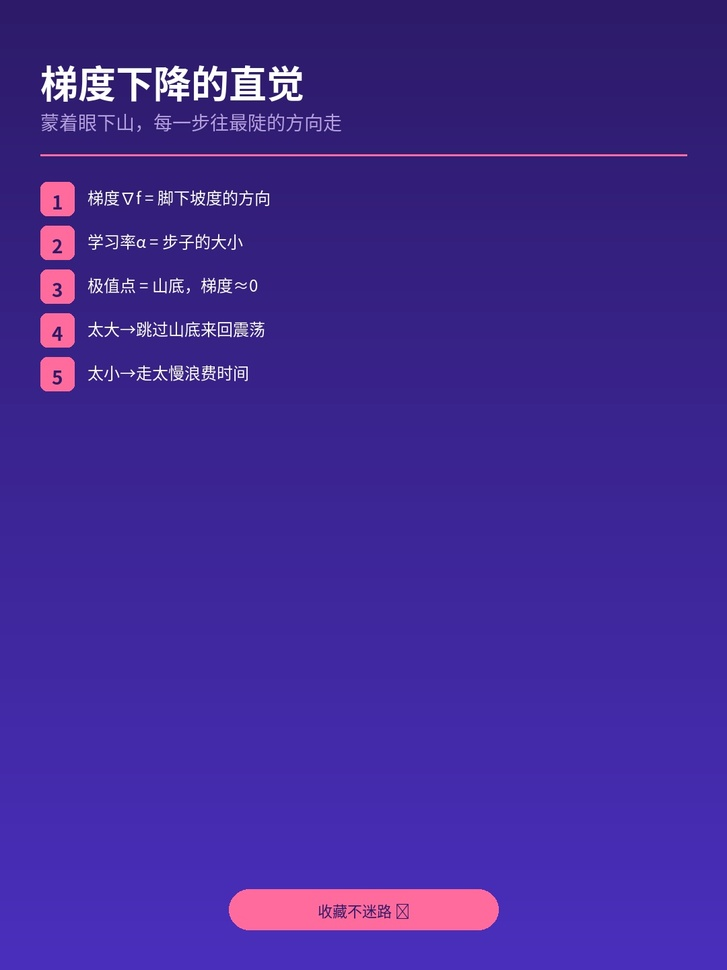
#> input picture content/test-card.jpg, 727 x 970 px, shrunk from 1080 x 1440 before the run
$ python check_cover.py ../test-card.jpg
#> lines starting #> are read from the running program, lines starting #| are printed output that depends on the picture
#!/usr/bin/env python3
"""封面文字块高度核查（口径：整块文字高 ≤ 画面高 1/4）。

判据（与「标题横贯全幅、由若干汉字组成」对应）：
  1. 金色发光字 = 高亮偏黄（R,G 高、B 明显低）；
  2. 用连通域把画面切成「块」，只保留尺寸像汉字的块
     （高 25–200px、宽 10–260px，按画面高度自适应）；
  3. 统计这些汉字块的 y 范围 → 整块文字高度占画面比例。

这样可以把「金属旋钮高光 / 火花」这类大色斑排除掉（它们不是汉字尺寸的连通域）。
对照基准：篇 2 已发封面台账口径 = 文字块约 21% of H。
"""
import sys
from collections import deque

import numpy as np
from PIL import Image


def components(mask):
    H, W = mask.shape
    seen = np.zeros_like(mask, dtype=bool)
    out = []
    for sy in range(H):
        for sx in range(W):
            if not mask[sy, sx] or seen[sy, sx]:
                continue
            q = deque([(sy, sx)])
            seen[sy, sx] = True
            pts = []
            while q:
                y, x = q.popleft()
                pts.append((y, x))
                for dy, dx in ((1, 0), (-1, 0), (0, 1), (0, -1)):
                    ny, nx = y + dy, x + dx
                    if 0 <= ny < H and 0 <= nx < W and mask[ny, nx] and not seen[ny, nx]:
                        seen[ny, nx] = True
                        q.append((ny, nx))
            ys = [p[0] for p in pts]
            xs = [p[1] for p in pts]
            out.append((min(ys), max(ys), min(xs), max(xs), len(pts)))
    return out


p = sys.argv[1] if len(sys.argv) > 1 else "00-cover.png"
a = np.asarray(Image.open(p).convert("RGB")).astype(float)
H, W, _ = a.shape
#> H = 970; W = 727
r, g, b = a[:, :, 0], a[:, :, 1], a[:, :, 2]
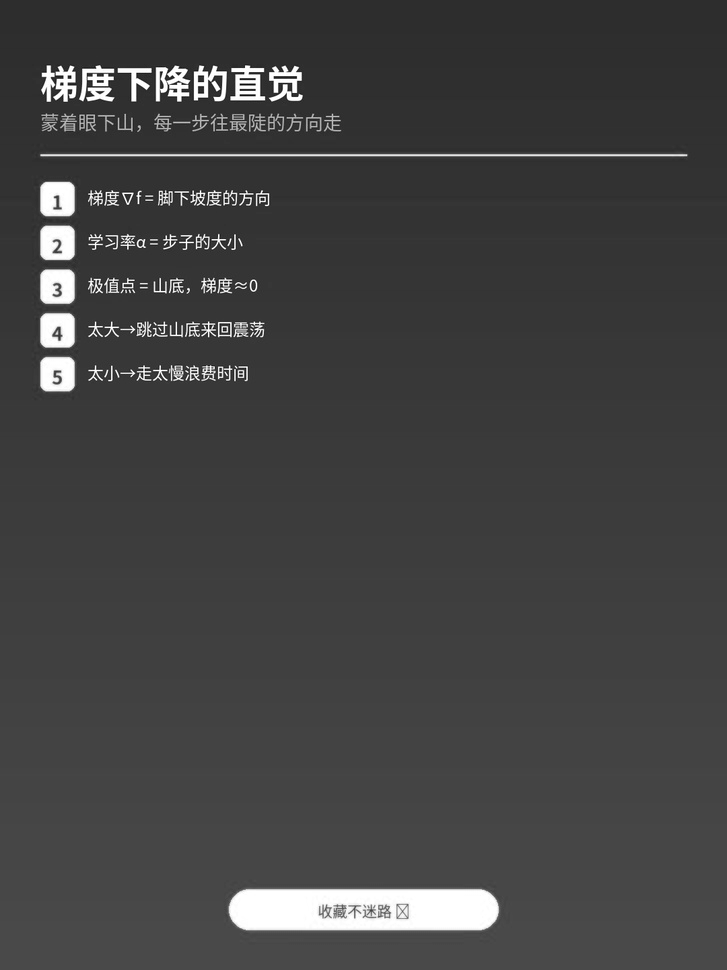
#> r: shape (970, 727) float64; min 6, max 255, mean 66.1
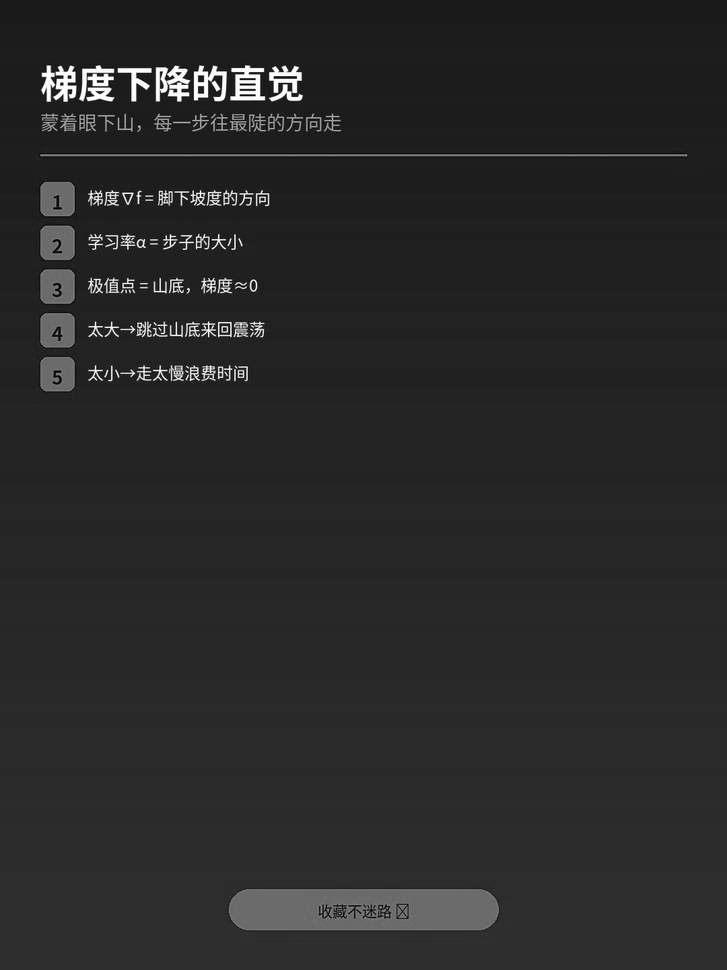
#> g: shape (970, 727) float64; min 0, max 255, mean 40.8
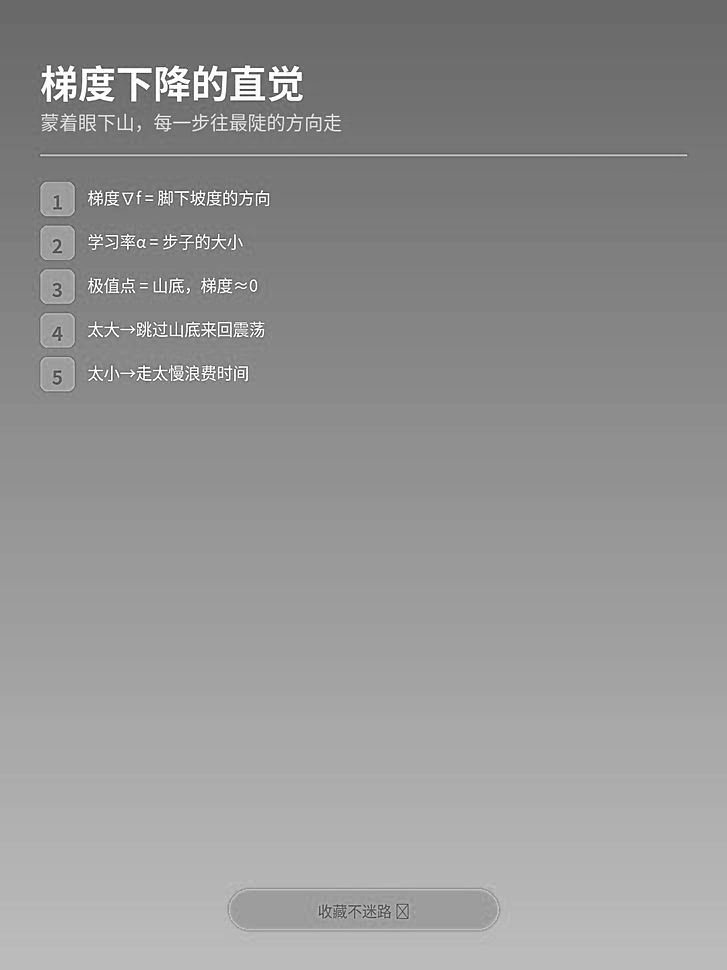
#> b: shape (970, 727) float64; min 32, max 255, mean 147.8
m = (r > 200) * (g > 155) * (b < 150)
#> m: shape (970, 727) bool; every value is 0
comps = components(m)
#> comps = []
glyphs = [c for c in comps
          if 0.03 * H <= (c[1] - c[0] + 1) <= 0.28 * H
          and 0.004 * W <= (c[3] - c[2] + 1) <= 0.16 * W
          and c[4] > 60]
#> glyphs = []
print(f"{p}: {W}x{H} 比例 {W/H:.3f}；候选汉字块 {len(glyphs)} 个（总连通域 {len(comps)}）")
#| ../test-card.jpg: 727x970 比例 0.749；候选汉字块 0 个（总连通域 0）
if not glyphs:
    print("  未检测到汉字尺寸的块")
    sys.exit(0)
#> (the program exits here)

$ run again, on content/gradient-series/03-03-data.jpg
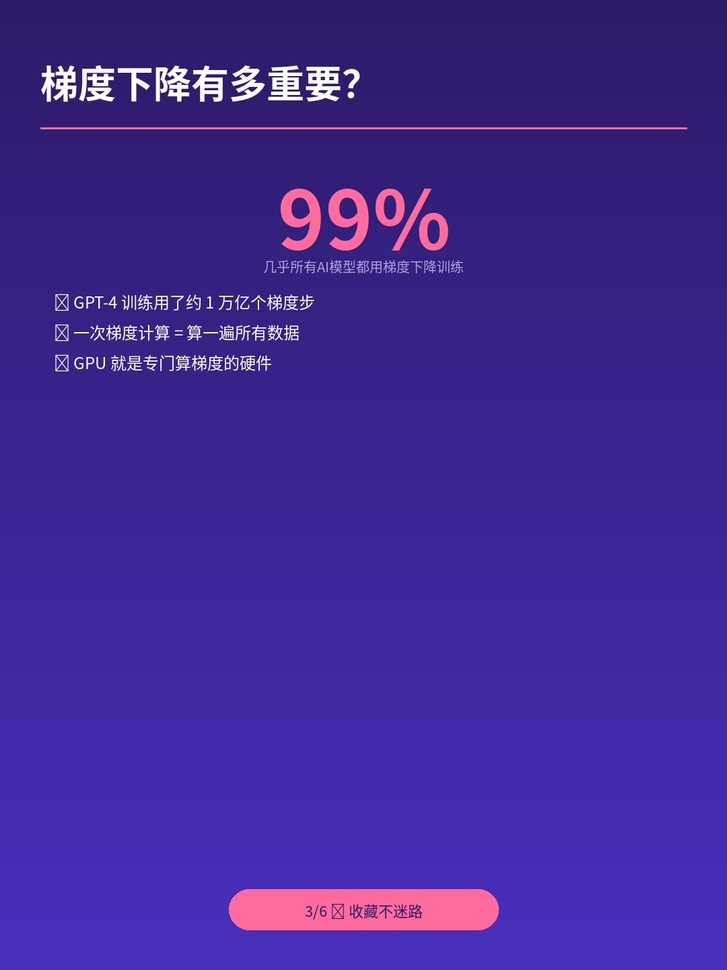
#> input picture content/gradient-series/03-03-data.jpg, 727 x 970 px, shrunk from 1080 x 1440 before the run
#> `r, g, b = a[:, :, 0], a[:, :, 1], a[:, :, 2]`:
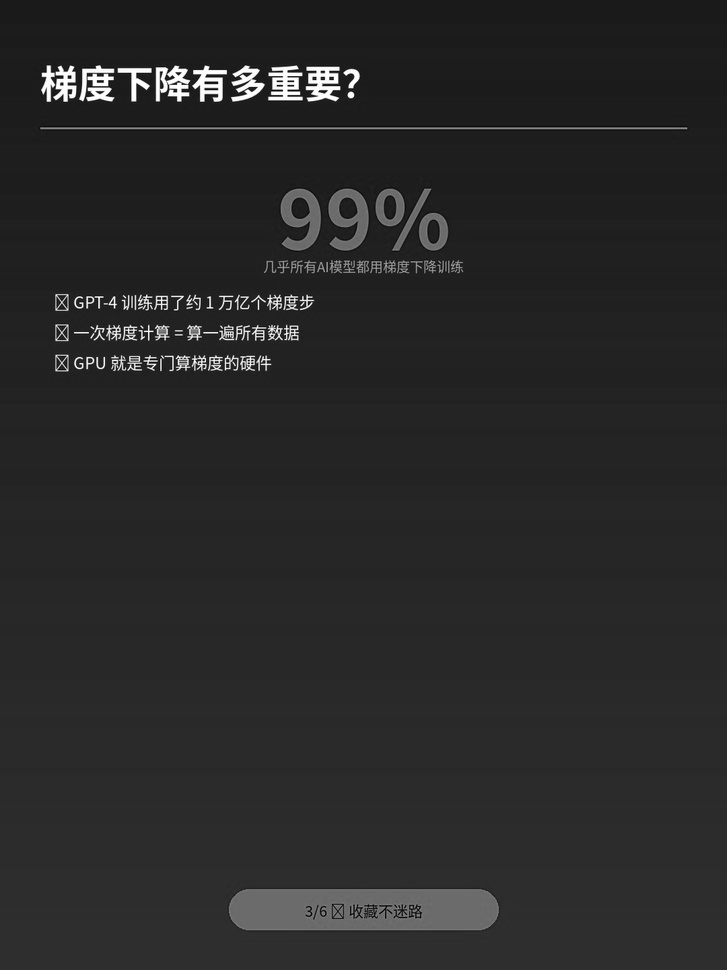
#> g: shape (970, 727) float64; min 0, max 255, mean 40.8
#> `r, g, b = a[:, :, 0], a[:, :, 1], a[:, :, 2]`:
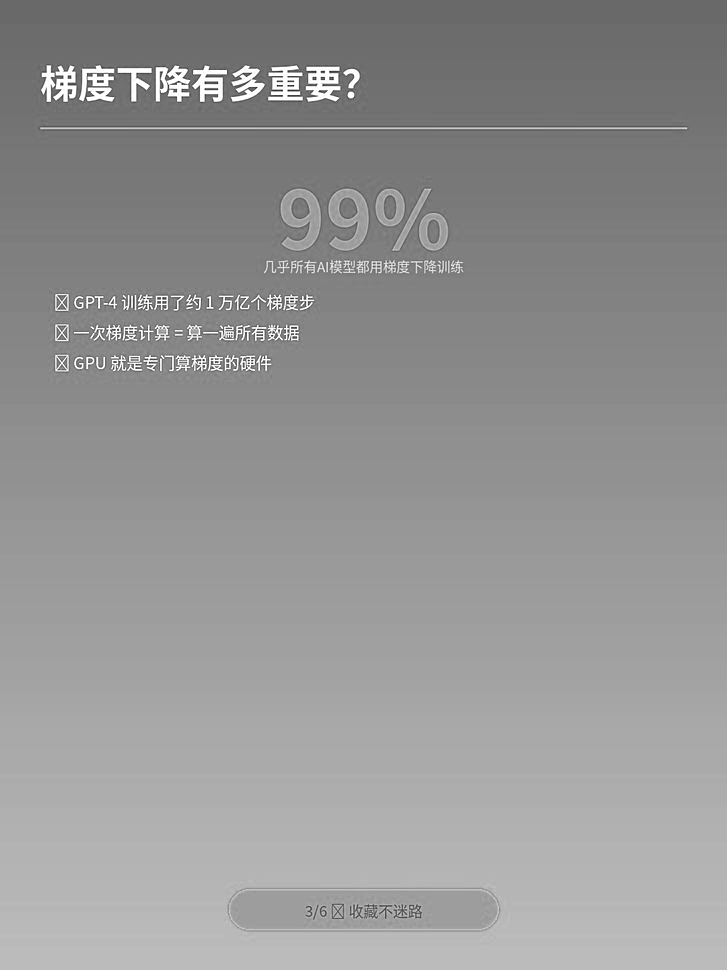
#> b: shape (970, 727) float64; min 30, max 255, mean 147.8
#> m: shape (970, 727) bool; every value is 0
#> comps = []
#| ../gradient-series/03-03-data.jpg: 727x970 比例 0.749；候选汉字块 0 个（总连通域 0）

$ run again, on content/gradient-series/02-02-comparison.jpg
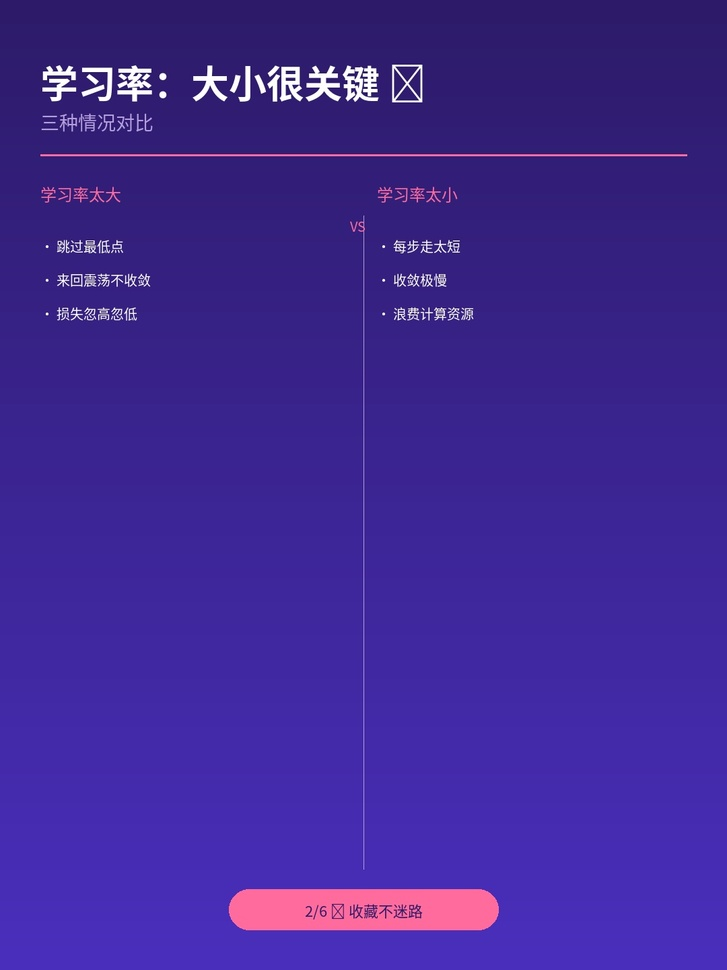
#> input picture content/gradient-series/02-02-comparison.jpg, 727 x 970 px, shrunk from 1080 x 1440 before the run
#> `r, g, b = a[:, :, 0], a[:, :, 1], a[:, :, 2]`:
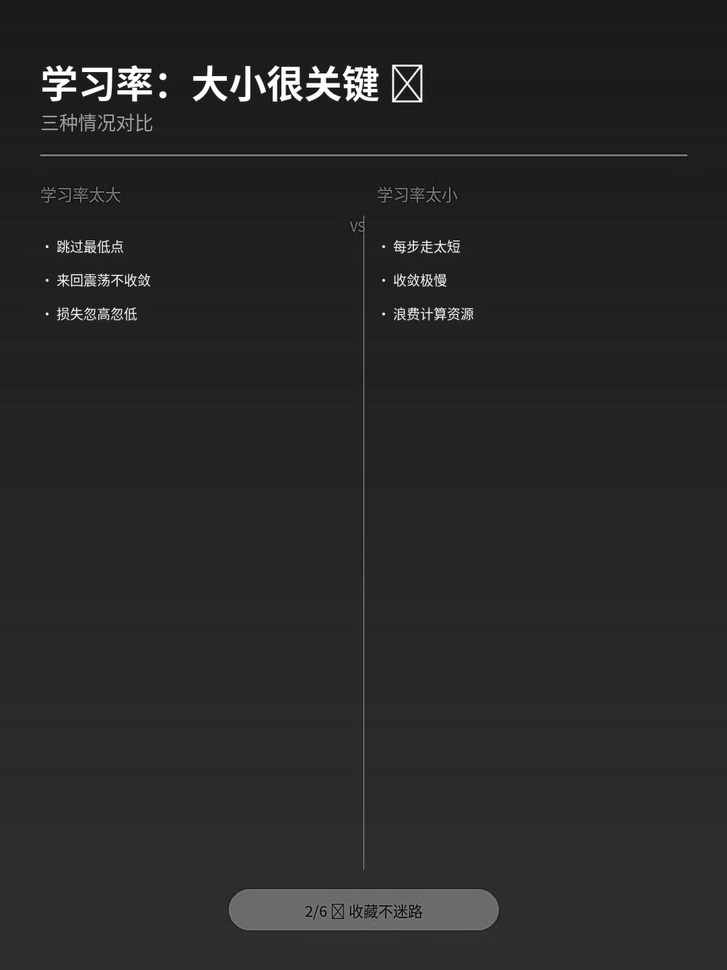
#> g: shape (970, 727) float64; min 0, max 255, mean 39.9
#> `r, g, b = a[:, :, 0], a[:, :, 1], a[:, :, 2]`:
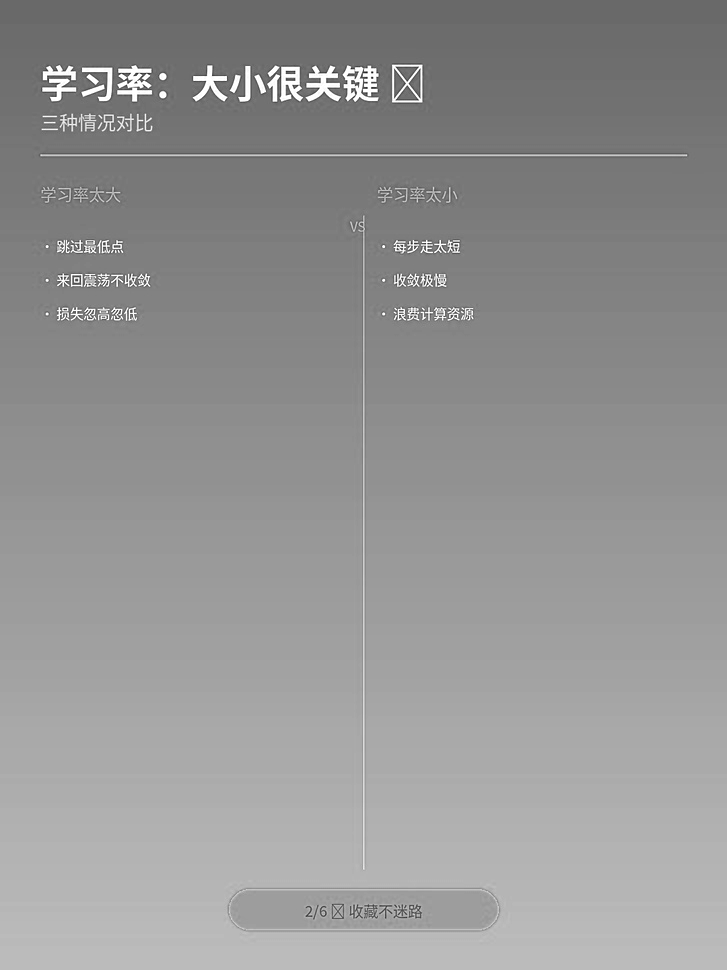
#> b: shape (970, 727) float64; min 20, max 255, mean 147.4
#> m: shape (970, 727) bool; every value is 0
#> comps = []
#| ../gradient-series/02-02-comparison.jpg: 727x970 比例 0.749；候选汉字块 0 个（总连通域 0）
